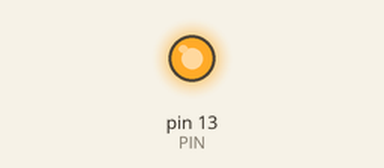
Bench run of a program on a simulated Arduino Uno, built with avr-gcc and run on an emulated ATmega328P. Shown: output pins drawn as LEDs (lit = HIGH). What the program prints to the serial monitor is not drawn.

Above: at 2.0 s.
At 6.8 s:
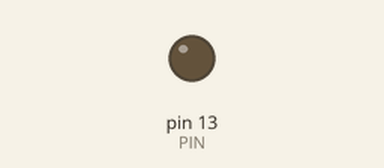
Timing chart, 0 to 9.4 s (numbered marks = the images above):
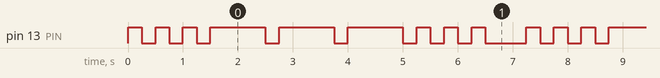

The program:

main.cpp
```cpp
#include <Arduino.h>
#include <Morse.h>

/**
 * @name writing a library
 * @desc How to write and use an own library.
 *
 * @package Arduino Basics
 * @author Michael <michael@zenbox.de>
 * @since 2017/01/05
 * @version v1.0.0
 * @copyright (c) 2017 Michael Reichart
 * @license MIT License <http://opensource.org/licenses/MIT>
 */


// declare a pin for the onboard led
const byte PIN = 13;

// a Morse instance
Morse morse(PIN);

void setup() {
	// init a serial port
	Serial.begin(9600);
	Serial.println("Everything seems fine ...");

	// init the led pin
	pinMode(PIN, OUTPUT);
	digitalWrite(PIN, LOW);
}


void loop() {

	morse.dot(); morse.dot(); morse.dot();
	morse.dash(); morse.dash(); morse.dash();
	morse.dot(); morse.dot(); morse.dot();
	delay(500);
}
```

Measured:
- by itself, pin 13 (PIN): repeats every 7.3 s: 2 × (LOW 0.25 s, HIGH 0.25 s), 3 × (LOW 0.25 s, HIGH 1.0 s), 3 × (LOW 0.25 s, HIGH 0.25 s), LOW 0.75 s, HIGH 0.25 s
- by itself, everything shown: repeats every 7.3 s, in 18 steps
